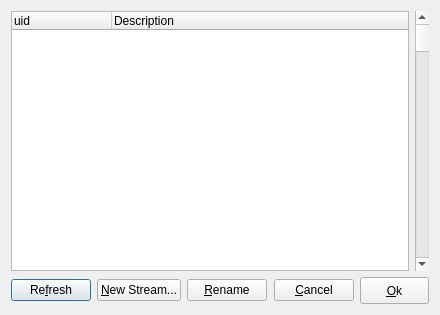
<?xml version="1.0" encoding="UTF-8"?>
<ui version="4.0">
 <class>StreamListDialog</class>
 <widget class="QDialog" name="StreamListDialog">
  <property name="geometry">
   <rect>
    <x>0</x>
    <y>0</y>
    <width>440</width>
    <height>315</height>
   </rect>
  </property>
  <property name="windowTitle">
   <string>Select Stream</string>
  </property>
  <property name="windowIcon">
   <iconset>
    <normaloff>:/icons/resources/watcher.png</normaloff>:/icons/resources/watcher.png</iconset>
  </property>
  <layout class="QGridLayout" name="gridLayout">
   <item row="0" column="0">
    <layout class="QHBoxLayout" name="horizontalLayout">
     <item>
      <widget class="QTreeWidget" name="treeWidget">
       <property name="columnCount">
        <number>2</number>
       </property>
       <column>
        <property name="text">
         <string>uid</string>
        </property>
       </column>
       <column>
        <property name="text">
         <string>Description</string>
        </property>
       </column>
      </widget>
     </item>
     <item>
      <widget class="QScrollBar" name="verticalScrollBar">
       <property name="orientation">
        <enum>Qt::Vertical</enum>
       </property>
      </widget>
     </item>
    </layout>
   </item>
   <item row="1" column="0">
    <layout class="QHBoxLayout" name="horizontalLayout_2">
     <item>
      <widget class="QPushButton" name="refreshButton">
       <property name="text">
        <string>Re&amp;fresh</string>
       </property>
      </widget>
     </item>
     <item>
      <widget class="QPushButton" name="newStreamButton">
       <property name="text">
        <string>&amp;New Stream...</string>
       </property>
      </widget>
     </item>
     <item>
      <widget class="QPushButton" name="renameButton">
       <property name="text">
        <string>&amp;Rename</string>
       </property>
      </widget>
     </item>
     <item>
      <spacer name="horizontalSpacer">
       <property name="orientation">
        <enum>Qt::Horizontal</enum>
       </property>
       <property name="sizeHint" stdset="0">
        <size>
         <width>13</width>
         <height>24</height>
        </size>
       </property>
      </spacer>
     </item>
     <item>
      <widget class="QPushButton" name="cancelButton">
       <property name="text">
        <string>&amp;Cancel</string>
       </property>
      </widget>
     </item>
     <item>
      <widget class="QPushButton" name="ok_btn">
       <property name="minimumSize">
        <size>
         <width>41</width>
         <height>27</height>
        </size>
       </property>
       <property name="text">
        <string>&amp;Ok</string>
       </property>
      </widget>
     </item>
    </layout>
   </item>
  </layout>
 </widget>
 <resources>
  <include location="../resources/QMessageStreamPlaybackWidget.qrc"/>
 </resources>
 <connections>
  <connection>
   <sender>cancelButton</sender>
   <signal>clicked()</signal>
   <receiver>StreamListDialog</receiver>
   <slot>hide()</slot>
   <hints>
    <hint type="sourcelabel">
     <x>314</x>
     <y>456</y>
    </hint>
    <hint type="destinationlabel">
     <x>173</x>
     <y>485</y>
    </hint>
   </hints>
  </connection>
 </connections>
 <slots>
  <slot>setStreamName()</slot>
 </slots>
</ui>
